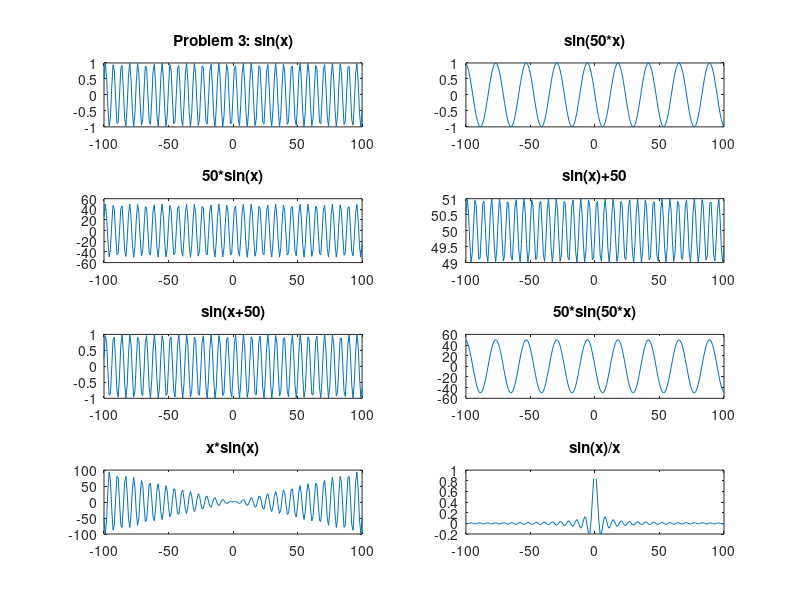
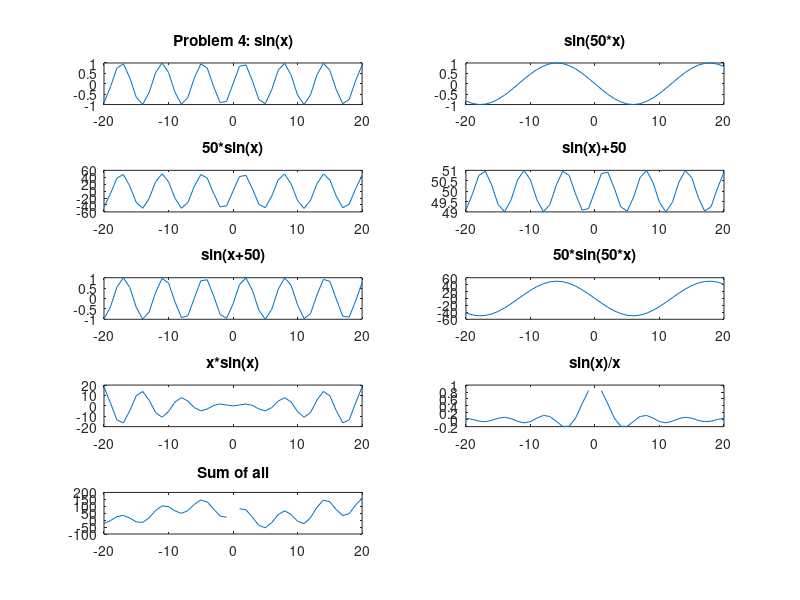
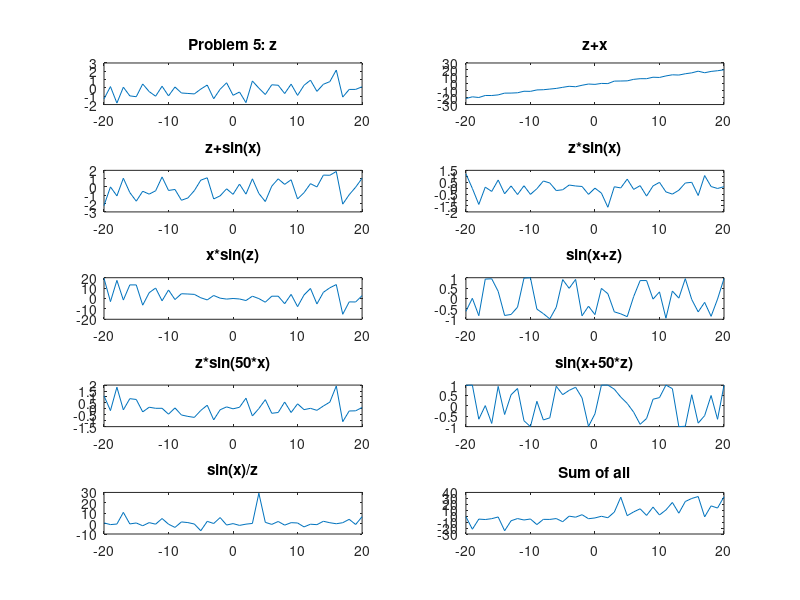
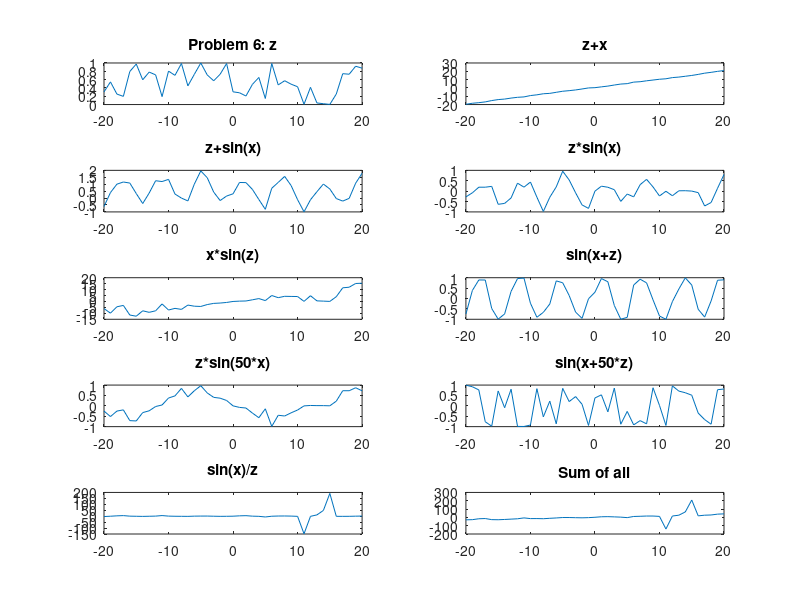

MATLAB code for these plots, in order: (Note: this script raises an error after producing the figures.)
%-----------------------------------
% Problem 3
%-----------------------------------

figure;
x = -100:100;

subplot(4,2,1);
y1 = sin(x);
plot(x,y1);
title('Problem 3: sin(x)')

subplot(4,2,2);
y2 = sin(50.*x);
plot(x,y2);
title('sin(50*x)')

subplot(4,2,3);
y3 = 50.*sin(x);
plot(x,y3);
title('50*sin(x)')

subplot(4,2,4);
y4 = sin(x)+50;
plot(x,y4);
title('sin(x)+50')

subplot(4,2,5);
y5 = sin(x+50);
plot(x,y5);
title('sin(x+50)')

subplot(4,2,6);
y6 = 50.*sin(50.*x);
plot(x,y6);
title('50*sin(50*x)')

subplot(4,2,7);
y7 = x.*sin(x);
plot(x,y7);
title('x*sin(x)')

subplot(4,2,8);
y8 = sin(x)./x;
plot(x,y8);
title('sin(x)/x')

%-----------------------------------
% Problem 4
%-----------------------------------

figure;
x = -20:20;

subplot(5,2,1);
y1 = sin(x);
plot(x,y1);
title('Problem 4: sin(x)')

subplot(5,2,2);
y2 = sin(50.*x);
plot(x,y2);
title('sin(50*x)')

subplot(5,2,3);
y3 = 50.*sin(x);
plot(x,y3);
title('50*sin(x)')

subplot(5,2,4);
y4 = sin(x)+50;
plot(x,y4);
title('sin(x)+50')

subplot(5,2,5);
y5 = sin(x+50);
plot(x,y5);
title('sin(x+50)')

subplot(5,2,6);
y6 = 50.*sin(50.*x);
plot(x,y6);
title('50*sin(50*x)')

subplot(5,2,7);
y7 = x.*sin(x);
plot(x,y7);
title('x*sin(x)')

subplot(5,2,8);
y8 = sin(x)./x;
plot(x,y8);
title('sin(x)/x')

subplot(5,2,9);
y9 = y1+y2+y3+y4+y5+y6+y7+y8;
plot(x,y9);
title('Sum of all')

%-----------------------------------
% Problem 5
%-----------------------------------

figure;

z = randn(1,41);

subplot(5,2,1);
y10 = z;
plot(x,y10);
title('Problem 5: z')

subplot(5,2,2);
y11 = z+x;
plot(x,y11);
title('z+x')

subplot(5,2,3);
y12 = z+sin(x);
plot(x,y12);
title('z+sin(x)')

subplot(5,2,4);
y13 = z.*sin(x);
plot(x,y13);
title('z*sin(x)')

subplot(5,2,5);
y14 = x.*sin(z);
plot(x,y14);
title('x*sin(z)')

subplot(5,2,6);
y15 = sin(x+z);
plot(x,y15);
title('sin(x+z)')

subplot(5,2,7);
y16 = z.*sin(50.*x);
plot(x,y16);
title('z*sin(50*x)')

subplot(5,2,8);
y17 = sin(x+50.*z);
plot(x,y17);
title('sin(x+50*z)')

subplot(5,2,9);
y18 = sin(x)./z;
plot(x,y18);
title('sin(x)/z')

subplot(5,2,10);
y19 = y11+y12+y13+y14+y15+y16+y17+y18;
plot(x,y19);
title('Sum of all')

%-----------------------------------
% Problem 6
%-----------------------------------

figure;

z = rand(1,41);

subplot(5,2,1);
y20 = z;
plot(x,y20);
title('Problem 6: z')

subplot(5,2,2);
y21 = z+x;
plot(x,y21);
title('z+x')

subplot(5,2,3);
y22 = z+sin(x);
plot(x,y22);
title('z+sin(x)')

subplot(5,2,4);
y23 = z.*sin(x);
plot(x,y23);
title('z*sin(x)')

subplot(5,2,5);
y24 = x.*sin(z);
plot(x,y24);
title('x*sin(z)')

subplot(5,2,6);
y25 = sin(x+z);
plot(x,y25);
title('sin(x+z)')

subplot(5,2,7);
y26 = z.*sin(50.*x);
plot(x,y26);
title('z*sin(50*x)')

subplot(5,2,8);
y27 = sin(x+50.*z);
plot(x,y27);
title('sin(x+50*z)')

subplot(5,2,9);
y28 = sin(x)./z;
plot(x,y28);
title('sin(x)/z')

subplot(5,2,10);
y29 = y21+y22+y23+y24+y25+y26+y27+y28;
plot(x,y29);
title('Sum of all')

%-----------------------------------
% Problem 7
%-----------------------------------

figure;

z = randn(1,10000);

r1 = z; 
r2 = 2.*z; 
r3 = 4.*z; 
r4 = 16.*z;

subplot(2,2,1);
histogram(r1);
title('Problem 7: X(0,1) Gaussian Random')

subplot(2,2,2);
histogram(r2);
title('X(0,4) Gaussian Random')

subplot(2,2,3);
histogram(r3);
title('X(0,16) Gaussian Random')

subplot(2,2,4);
histogram(r4);
title('X(0,256) Gaussian Random')

%-----------------------------------
% Problem 8
%-----------------------------------

figure;

r6 = 10 + z;
r7 = 20 + 2.*z;
r8 = -10 + z;
r9 = -20 + 2.*z;

subplot(2,2,1);
histogram(r6);
title('Problem 8: X(10,1) Gaussian Random')

subplot(2,2,2);
histogram(r7);
title('X(20,4) Gaussian Random')

subplot(2,2,3);
histogram(r8);
title('X(-10,1) Gaussian Random')

subplot(2,2,4);
histogram(r9);
title('X(-20,4) Gaussian Random')

%-----------------------------------
% Problem 9
%-----------------------------------

figure;

z = sqrt(12).*(rand(1,10000)-0.5);

r11 = z;
r21 = 2.*z;
r31 = 4.*z;
r41 = 16.*z;

subplot(2,2,1);
histogram(r11);
title('Problem 9: mean 0, variance 1')

subplot(2,2,2);
histogram(r21);
title('mean 0, variance 4')

subplot(2,2,3);
histogram(r31);
title('mean 0, variance 16')

subplot(2,2,4);
histogram(r41);
title('mean 0, variance 256')

%-----------------------------------
% Problem 10
%-----------------------------------

figure;

z = sqrt(12).*(rand(1,10000)-0.5);

r61 = z + 10;
r71 = 2.*z +20;
r81 = z - 10;
r91 = 2.*z -20;

subplot(2,2,1);
histogram(r61);
title('Problem 10: mean 10, variance 1')

subplot(2,2,2);
histogram(r71);
title('mean 20, variance 4')

subplot(2,2,3);
histogram(r81);
title('mean -10, variance 1')

subplot(2,2,4);
histogram(r91);
title('mean -20, variance 4')
